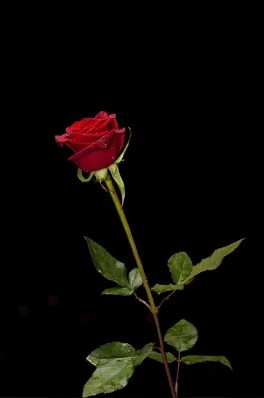
#> input picture basic_concepts/flower.jpg, 264 x 398 px
$ jupyter execute --allow-errors binarize_regions_and_distances.ipynb   (shell and % lines are left out)
#> lines starting #> are read from the running program, lines starting #| are printed output that depends on the picture; after the words box and inside, x2 and y2 are one past the last pixel; in counts of white or black regions, pixels touching at a corner belong together; long printed decimals are rounded
# What find in this notebook?

1. Extract "RED" component from flower's image
1. Function to binarize "RED" component: Parameters (image and threshold)
1. Function to find all conections in a region around one reference coordinate: Parameters (image and reference coordinate)
1. Fucntion to calculate dimensions of flower using euclidian distance, D4 (city-block distance) and D8 (chessboard distance)

[cell 1]
import cv2

from matplotlib import pyplot as plt
from matplotlib import image as mpimg
import numpy as np
import datetime
import math

[cell 2]
img = cv2.imread('flower.jpg')
#> img is the input picture: shape (398, 264, 3); mean B, G, R 4.4, 7.7, 10.4

[cell 3]
blue, green, red = cv2.split(img)
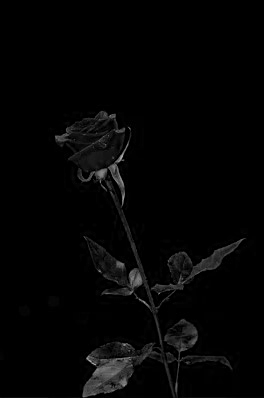
#> blue: shape (398, 264); min 0, max 173, mean 4.4
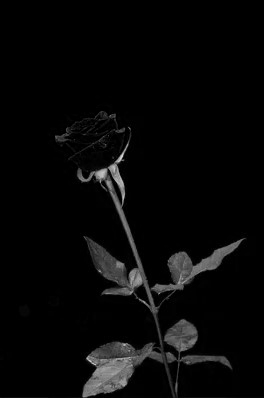
#> green: shape (398, 264); min 0, max 213, mean 7.7
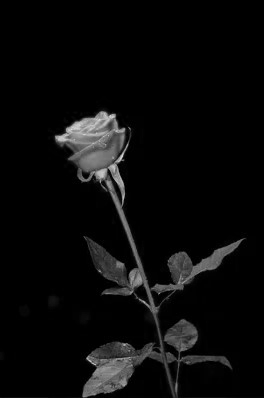
#> red: shape (398, 264); min 0, max 219, mean 10.4

[cell 4]
def check_threshold(x, threshold):
    return 0 if x < threshold else 255

def make_binary_image(image, threshold):
    vectorize_threshold = np.vectorize(check_threshold)
    return vectorize_threshold(image, threshold)

[cell 5]
binary_image = make_binary_image(red, 50)
#> in make_binary_image, `return vectorize_threshold(image, threshold)`:
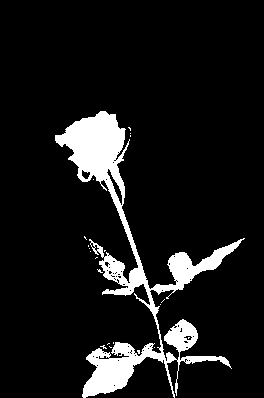
#> returned value: shape (398, 264) int64; 9.5% white; 21 white regions (20 under 20 px), largest, box (x1, y1, x2, y2) and area: (55, 111, 245, 398) 9873

cv2.imwrite("binary_image.jpg", cv2.cvtColor(np.uint8(binary_image), cv2.COLOR_BGR2RGB))
plt.imshow(cv2.cvtColor(np.uint8(binary_image), cv2.COLOR_BGR2RGB))

[cell 6]
# Adjacency functions

def adjacency_four(image, coordinate, rows, columns):

    adjacency_coordinates = []

    has_top = True if coordinate[0]-1 >= 0 else False
    top = coordinate[0]-1
    has_bot = True if coordinate[0]+1 < rows else False
    bot = coordinate[0]+1
    this_row = coordinate[0]

    has_left = True if coordinate[1]-1 >= 0 else False
    left = coordinate[1]-1
    has_right = True if coordinate[1]+1 < columns else False
    right = coordinate[1]+1
    this_column = coordinate[1]

    if(has_bot and (image[bot][this_column] == 255)):
        adjacency_coordinates.append([bot,this_column])

    if(has_top and (image[top][this_column] == 255)):
        adjacency_coordinates.append([top,this_column])

    if(has_right and (image[this_row][right] == 255)):
        adjacency_coordinates.append([this_row,right])

    if(has_left and (image[this_row][left] == 255)):
        adjacency_coordinates.append([this_row,left])

    return adjacency_coordinates

# [29 lines left out: function adjacency_diagonal, not called in this run]

def adjacency_eight(image, coordinate, rows, columns):

    return adjacency_four(image, coordinate, rows, columns) + adjacency_diagonal(image, coordinate, rows, columns)

# [10 lines left out: function adjacency_mixed, not called in this run]

# Choose the adjacency type
adjacency_types = {0: adjacency_four, 1: adjacency_diagonal, 2: adjacency_eight, 3: adjacency_mixed}

def detect_connection(image, image_with_zeros, coordinate, rows, columns, adjacency_type):
    if(image_with_zeros[coordinate[0]][coordinate[1]] == 255):
        return None

    if(image[coordinate[0]][coordinate[1]] == 255):

        image_with_zeros[coordinate[0]][coordinate[1]] = 255
        adjacency_function = adjacency_types.get(adjacency_type, lambda: "Invalid adajacent")
        coordinates_connected = adjacency_function(image, coordinate, rows, columns)
        for each_coordinate in coordinates_connected:
            detect_connection(image, image_with_zeros, each_coordinate, rows, columns, adjacency_type)
    else:
        return None

# Here we can click on the image to choose the image's coordinate

[cell 7]
#default coordinate
chosen_coordinates = [150,100]

[cell 8]
import matplotlib.pyplot as plt
import matplotlib.image as mpimg

fig = plt.figure(figsize=(4,3))

img=mpimg.imread("binary_image.jpg")
#> img: shape (398, 264, 3); min 0, max 255, mean 24.2

# [5 lines left out: function onclick, not called in this run]

cid = fig.canvas.mpl_connect('button_press_event', onclick)

imgplot = plt.imshow(img)
plt.show()

[cell 9]
# Generate regions to all adjacency type

rows = red.shape[0]
#> rows = 398
columns = red.shape[1]
#> columns = 264


image_with_zeros_four = np.zeros((rows, columns))
image_with_zeros_diagonal = np.zeros((rows, columns))
image_with_zeros_eight = np.zeros((rows, columns))
image_with_zeros_mixed = np.zeros((rows, columns))

#> (the rest of this cell did not finish here and is left out)

#> in detect_connection, `image_with_zeros[coordinate[0]][coordinate[1]] = 255`:
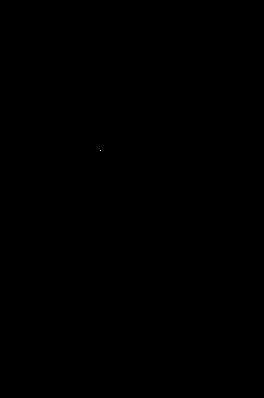
#> image_with_zeros: shape (398, 264) float64; 0% white in thin lines or dots, all inside (x1, y1, x2, y2) = (100, 150, 101, 151)
#> in detect_connection, `coordinates_connected = adjacency_function(image, coordinate, rows, co..`: coordinates_connected = [[151, 100], [149, 100], [150, 101], [150, 99]]
#> the loop in detect_connection, `for each_coordinate in coordinates_connected:` made 1 pass
detect_connection(binary_image, image_with_zeros_diagonal, chosen_coordinates, rows, columns, 1)
detect_connection(binary_image, image_with_zeros_eight, chosen_coordinates, rows, columns, 2)
detect_connection(binary_image, image_with_zeros_mixed, chosen_coordinates, rows, columns, 3)

images = [binary_image, image_with_zeros_four, image_with_zeros_diagonal, image_with_zeros_eight, image_with_zeros_mixed]

[cell 10]

plt.figure(figsize=(14,7))
columns = 5
#> (the rest of this cell did not finish here and is left out)

[cell 11]
# Functions to calculate distancies

import math

def get_extremes_coordinates_in_image(image):
    extremes = []

    rows = image.shape[0]
    columns = image.shape[1]

    coordinates = []

    min_in_x = [red.shape[0], red.shape[1]]
    max_in_x = [0,0]
    min_in_y = [red.shape[0], red.shape[1]]
    max_in_y = [0,0]

    for x in range(rows):
        for y in range(columns):
            if(image[x][y] == 255):
                if(x < min_in_x[0]):
                    min_in_x = [x,y]
                if(x > max_in_x[0]):
                    max_in_x = [x,y]
                if(y < min_in_y[1]):
                    min_in_y = [x,y]
                if(y > max_in_y[1]):
                    max_in_y = [x,y]

    return [min_in_x, max_in_x, min_in_y, max_in_y]

def get_distance_eight(extremes):
    return max(abs(extremes[0][0]-extremes[1][0]),abs(extremes[0][1]-extremes[1][1])), max(abs(extremes[2][0]-extremes[3][0]),abs(extremes[2][1]-extremes[3][1]))

def get_distance_four(extremes):
    return abs(extremes[0][0]-extremes[1][0]) + abs(extremes[0][1]-extremes[1][1]), abs(extremes[2][0]-extremes[3][0]) + abs(extremes[2][1]-extremes[3][1])

def get_euclidian_distance(extremes):
    return math.sqrt((abs(extremes[0][0]-extremes[1][0])**2) + (abs(extremes[0][1]-extremes[1][1]))**2), math.sqrt((abs(extremes[2][0]-extremes[3][0])**2) + (abs(extremes[2][1]-extremes[3][1])**2))

[cell 12]
extremes = get_extremes_coordinates_in_image(image_with_zeros_mixed)
#> extremes = [[398, 264], [0, 0], [398, 264], [0, 0]]
#> image_with_zeros_mixed: shape (398, 264) float64; every value is 0
print("Distance 4 - " + str(get_distance_four(extremes)))
#| Distance 4 - (662, 662)
print("Distance 8 - " + str(get_distance_eight(extremes)))
#| Distance 8 - (398, 398)
print("Distance euclidian - " + str(get_euclidian_distance(extremes)))
#| Distance euclidian - (477.598, 477.598)
